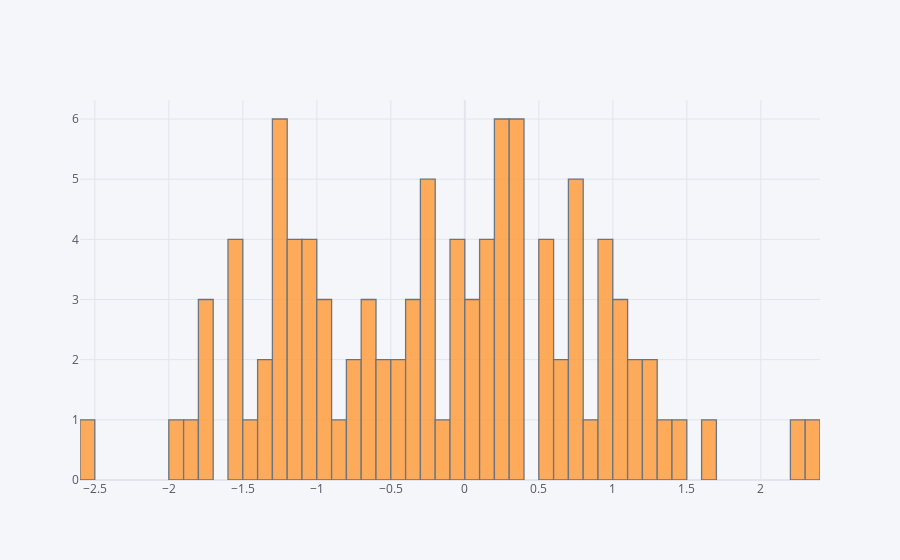

This figure's notebook cell:
### Code cell
df['A'].iplot(kind='hist',bins=50)

### Figure 1 — Plotly figure (JSON) as saved in the notebook; plotly's stock layout.template omitted (floating-point values rounded to 4 significant figures)
{"data": [{"histfunc": "count", "histnorm": "", "marker": {"color": "rgba(255, 153, 51, 1.0)", "line": {"color": "#4D5663", "width": 1.3}}, "name": "A", "nbinsx": 50, "opacity": 0.8, "orientation": "v", "type": "histogram", "x": [1.46, -0.02935, 1.235, 0.6361, 0.7344, -2.513, -0.932, 0.148, 1.366, -0.6448, -1.05, 0.04469, -1.82, -0.2911, -0.6028, 0.5505, 0.5206, 0.2222, 0.339, 1.147, 0.2444, -1.366, -1.74, -1.583, 2.339, 0.9596, 0.07715, 0.9847, -0.9483, 0.3608, 0.3497, -0.04698, 0.9644, 0.8272, -1.473, 2.284, -1.575, -1.399, 0.2176, -0.389, -0.2854, 0.914, -0.6503, -0.569, -1.226, -1.129, -1.149, -0.8207, -1.077, 1.641, 0.5719, 0.1063, -0.1483, -1.279, -1.163, 0.2205, -0.295, 0.2625, 0.506, -1.274, -0.4039, -0.2251, -1.24, -0.4625, -0.3113, 0.3946, 0.1904, -1.193, 1.078, -1.74, -1.026, -1.989, 0.767, -1.253, -1.726, 0.7022, 1.235, -1.504, 1.126, -0.7253, -0.7634, 0.3939, 0.3014, 1.027, -1.517, -0.2889, -0.3711, 0.1659, -1.048, -1.216, 0.7172, 0.7613, 1.038, -0.5155, -0.09107, 0.241, 0.04686, -0.9026, 0.6476, -0.065]}], "layout": {"barmode": "overlay", "legend": {"bgcolor": "#F5F6F9", "font": {"color": "#4D5663"}}, "paper_bgcolor": "#F5F6F9", "plot_bgcolor": "#F5F6F9", "title": {"font": {"color": "#4D5663"}}, "xaxis": {"gridcolor": "#E1E5ED", "showgrid": true, "tickfont": {"color": "#4D5663"}, "title": {"font": {"color": "#4D5663"}, "text": ""}, "zerolinecolor": "#E1E5ED"}, "yaxis": {"gridcolor": "#E1E5ED", "showgrid": true, "tickfont": {"color": "#4D5663"}, "title": {"font": {"color": "#4D5663"}, "text": ""}, "zerolinecolor": "#E1E5ED"}}}
